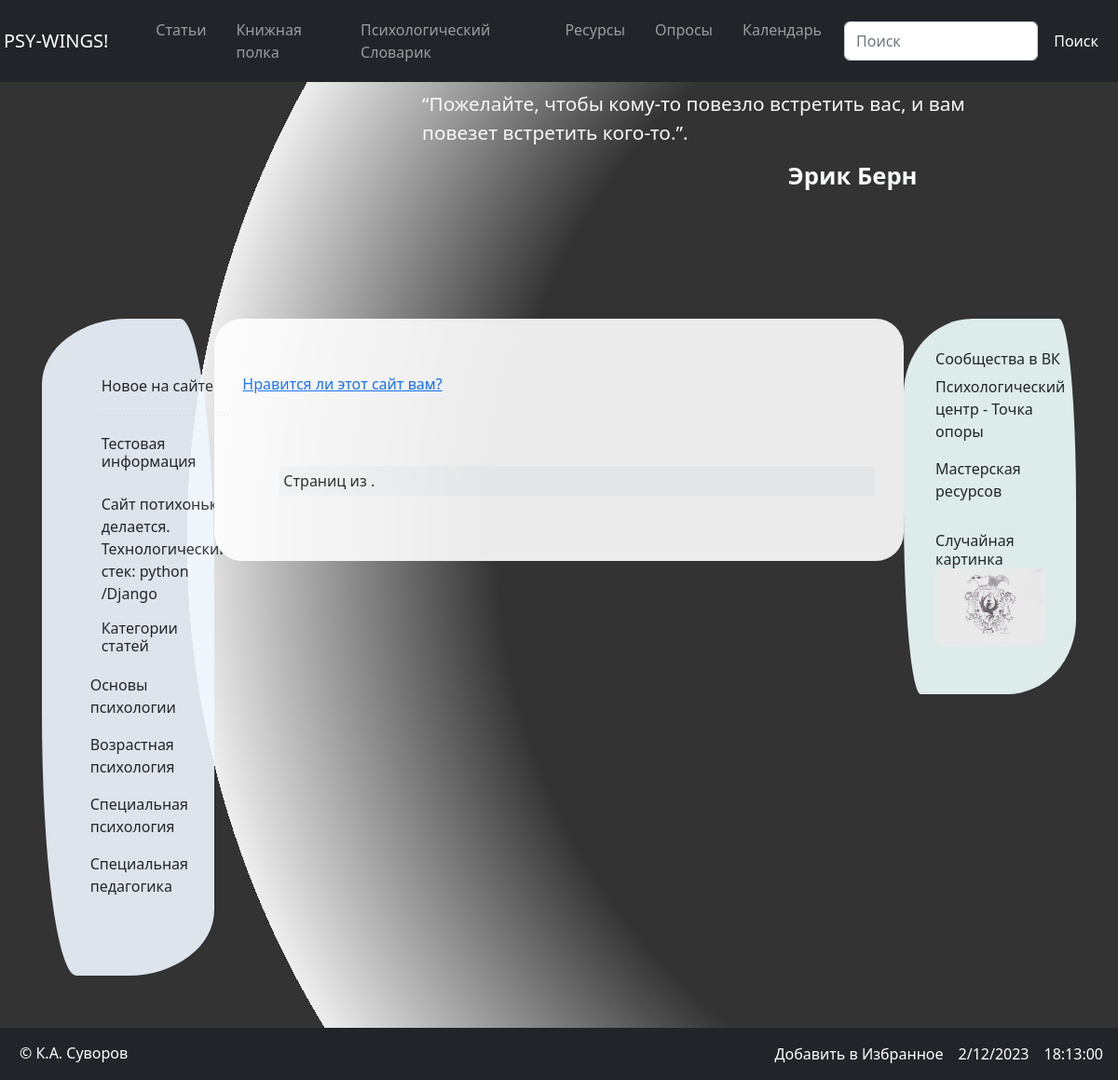
The app's page /psy_wings/polls/ with its own data.
### psywings/models.py (models this page shows, shortened)
class Quotas(models.Model):
    auto_increment_id = models.AutoField(primary_key=True)
    name = models.CharField(max_length=250, verbose_name='ФИО Деятеля')
    text = models.TextField(blank=True, null=True, verbose_name='Цитата')
    created_at = models.DateTimeField(auto_now=True, verbose_name='Дата создания')
    updated_at = models.DateTimeField(auto_now=True, verbose_name='Дата обновления')
    is_published = models.BooleanField(default=True, verbose_name='Опубликовано')
    user = models.ForeignKey(User, on_delete=models.PROTECT)
    class Meta:
        verbose_name = 'Цитата'
        verbose_name_plural = 'Цитаты'
        ordering = ['-is_published']

class News(models.Model):
    user = models.ForeignKey(User, on_delete=models.PROTECT)
    title = models.CharField(max_length=250, verbose_name='Заголовок')
    message = RichTextField()
    created_at = models.DateTimeField(auto_now_add=True, verbose_name='Опубликовано')
    updated_at = models.DateTimeField(auto_now=True, verbose_name='Обновлено')
    is_published = models.BooleanField(default=True, verbose_name='Опубликовано')
    class Meta:
        verbose_name = 'Новость'
        verbose_name_plural = 'Новости'
        ordering = ['-updated_at']

class CategoryPost(models.Model):
    post_category_id = models.AutoField(primary_key=True)
    title = models.CharField(max_length=225, db_index=True, verbose_name='Название Категория', unique=True)
    is_published = models.BooleanField(default=True, verbose_name='Опубликовано')
    created_at = models.DateTimeField(auto_now_add=True, verbose_name='Опубликовано')
    updated_at = models.DateTimeField(auto_now=True, verbose_name='Обновлено')
    objects = CategoryPostsManager()
    class Meta:
        verbose_name = 'Категория для поста'
        verbose_name_plural = 'Категории для постов'
        ordering = ['-is_published']

class Question(models.Model):
    question_text = models.CharField(max_length=200)
    pub_date = models.DateTimeField('date published')

class FriendLinks(models.Model):
    auto_increment_id = models.AutoField(primary_key=True)
    title = models.CharField(max_length=128, blank=False, null=False, verbose_name='Название сайта')
    url = models.URLField(verbose_name='URL Сайта')
    description = models.TextField(blank=True, null=True, verbose_name='Описание сайта')
    updated_at = models.DateTimeField(auto_now=True, verbose_name='Обновлено')
    is_published = models.BooleanField(default=True, verbose_name='Опубликовано')
    user = models.ForeignKey(User, on_delete=models.PROTECT)
    objects = LinksManager()
    class Meta:
        verbose_name = 'URL сайта друзей'
        verbose_name_plural = 'URL сайтов друзей'
        ordering = ['-is_published']

class Gallery(models.Model):
    title = models.CharField(max_length=225, verbose_name='Название')
    foto = models.ImageField(upload_to='media/pic/%Y/%m/%d/', verbose_name='Картинка', blank=True, null=True)
    created_at = models.DateTimeField(auto_now_add=True, verbose_name='Опубликовано')
    updated_at = models.DateTimeField(auto_now=True, verbose_name='Обновлено')
    is_published = models.BooleanField(default=True, verbose_name='Опубликовано')
    image_category = models.ForeignKey(CategoryGallery, on_delete=models.PROTECT, null=True)
    class Meta:
        verbose_name = 'Фотография'
        verbose_name_plural = 'Фотографии'
        ordering = ['created_at']

### psywings/views.py (the view)
# urls.py: path('polls/', PollsView.as_view(), name='polls'),
class PollsView(generic.ListView):
    template_name = 'psywings/polls.html'
    context_object_name = 'latest_question_list'
    def get_queryset(self):
        return Question.objects.filter(
            pub_date__lte=timezone.now()
        ).order_by('-pub_date')[:5]

### psywings/templatetags/site_tags.py (called while the page is built)
@register.simple_tag(name='get_friends_list')
def get_friends_list():
    return FriendLinks.objects.order_by("?")[0:3]

@register.simple_tag(name='get_post_categories')
def get_post_categories():
    return CategoryPost.objects.all()

@register.simple_tag(name='get_list_quotas')
def get_quotes():
    return Quotas.objects.all().order_by('?').filter(is_published=True)[0:1]

@register.simple_tag(name='get_list_gallery')
def get_list_gallery():
    return Gallery.objects.all().order_by('?').filter(is_published=True)[0:1]

@register.simple_tag(name='get_fresh_news')
def get_fresh_news():
    return News.objects.all().order_by('-created_at').filter(is_published=True)[0:3]

### psywings/templates/psywings/polls.html (shortened to what this page needs)
{% extends "base.html" %}
{% load static %}
{% block content %}
<div class="mx-auto m-5 p-2 container position-relative top-50 start-50 translate-middle main clearfix">
    <div class="row">
        {% if latest_question_list %}
        <ul>
        {% for question in latest_question_list %}
            <li><a href="{% url 'psywings:detail_poll' question.id %}">{{ question.question_text }}</a></li>
        {% endfor %}
        </ul>
        {% else %}
            <p>No polls are available.</p>
        {% endif %}
    </div>
</div>
<div class="pagination col-md-11 p-1 m-5 bg-light text-dark text-center">
    <span class="step-links">
        <span class="current">
            Страниц {{ page_obj.number }} из {{ page_obj.paginator.num_pages }}.
        </span>
    </span>
</div>
{% endblock %}

### templates/inc/_topline.html
{% load site_tags %}
<div class="container-fluid banners text-light p-4 m-5 clearfix">
    <div class="col-md-7 align-items-right float-end" style="height: 150px;">
        {% get_list_quotas as list_quotas %}
            {% for item in list_quotas %}
        <p class="float-end m-1 p-1" style="position: relative;
                                            right: 15%;
                                            font-size: 1.3rem;
                                            justify-content: right;
                                            align-items: right;">
            <q>{{ item.text }}</q>.</p>
        <br />
        <h4 class="float-start m-1 p-1" style="position: relative;
                                                left: 50%;
                                                font-size: 1.6rem;
                                                justify-content: right;
                                                align-items: right;">
        <b>{{ item.name }}</b></h4>
        {% endfor %}
    </div>
</div>

### templates/inc/_leftbar.html
{% load site_tags %}
<div class="float-start p-2">
    <h4>Новое на сайте</h4>
    <hr style="margin: 20px 0;
                padding: 0;
                height: 0;
                border: none;
                border-top: 2px dotted #ddd;">
    {% get_fresh_news as news %}
    {% for item in news %}
        <h5>{{ item.title }}</h5>
    <br />
            {{ item.message }}
    {% endfor %}
</div>
<div class="float-start p-2">
        <h4>Категории статей</h4>
    <br />
    {% get_post_categories as post_cat %}
     {% for item in post_cat %}
        <ul class="navbar-nav">
            <li class="nav-item m-0 float-start" style="border: 0px groove; border-radius: 16px; margin: -0.75rem !important;">
              <a href="{% url 'psywings:get_post_category' item.pk %}" class="nav-link">{{ item.title }}</a>
            </li>
        </ul>
    <br />
    {% endfor %}
</div>

### templates/inc/_rightbar.html
{% load site_tags %}
<div class="float-start p-2 m-1">
        <h4>Сообщества в ВК</h4>
    {% get_friends_list as friends %}
    {% for item in friends %}
        {% if item.title is not None and item.url is not None %}
            <ul class="navbar-nav">
                <li class="nav-item">
                  <a href="{{ item.url }}" class="float-start nav-link" target="_blank">{{ item.title }}</a>
                </li>
            </ul>
        {% else %}
            <h5>Список друзей пока пуст</h5>
        {% endif %}
    {% endfor %}
</div>
<div class="float-start p-2 m-1">
        <h4>Случайная картинка </h4>
    {% get_list_gallery as pics %}
    {% for item in pics %}
        {% if item.foto %}
    <img src="{{ item.foto.url }}" alt="{{ item.title }}" width="360" class="random_image img-responsive img-fluid rounded mx-auto d-block" style="
                                                                                                                                object-fit: none;
                                                                                                                                object-position: center;
                                                                                                                                object-fit: cover;
                                                                                                                                display: block;
                                                                                                                                width: 100%;
                                                                                                                                max-width: 360px;
                                                                                                                                margin-bottom: 1rem;">
                        {% else %}
    <img src="https://phonoteka.org/uploads/posts/2022-02/1643964527_45-phonoteka-org-p-raznotsvetnii-fon-razmitii-50.jpg" width='360' alt="Размытое изображение">
                        {% endif %}
    {% endfor %}
</div>

### templates/base.html (style rules this page uses)
html, body, div, span, h1, h2, h3, h4, h5, h6, p, em, img, strong, sub, sup, b, u, i, dl, dt, dd, ol, ul, li, fieldset, form, label, table, tbody, tfoot, thead, tr, th, td, article, aside, canvas, details, figcaption, figure, footer, header, hgroup, menu, nav, section, summary, time, mark, audio, video { margin: 0; padding: 0; border: 0; outline: 0; vertical-align: baseline; background: transparent; font-size: 100%; }
a { margin:0; padding:0; font-size:100%; vertical-align:baseline; background:transparent; outline:none; }
ul { list-style-type: none; }

### records on screen
Quotas: text "Пожелайте, чтобы кому-то повезло встретить вас, и вам повезет встретить кого-то.", name "Эрик Берн"
News: title "Тестовая информация", message "Сайт потихоньку делается. Технологический стек: python /Django"
CategoryPost: title "Основы психологии"
CategoryPost: title "Возрастная психология"
CategoryPost: title "Специальная психология"
CategoryPost: title "Специальная педагогика"
Question: question_text "Нравится ли этот сайт вам?"
FriendLinks: title "Психологический центр - Точка опоры"
FriendLinks: title "Мастерская ресурсов"
Gallery: foto (picture)
